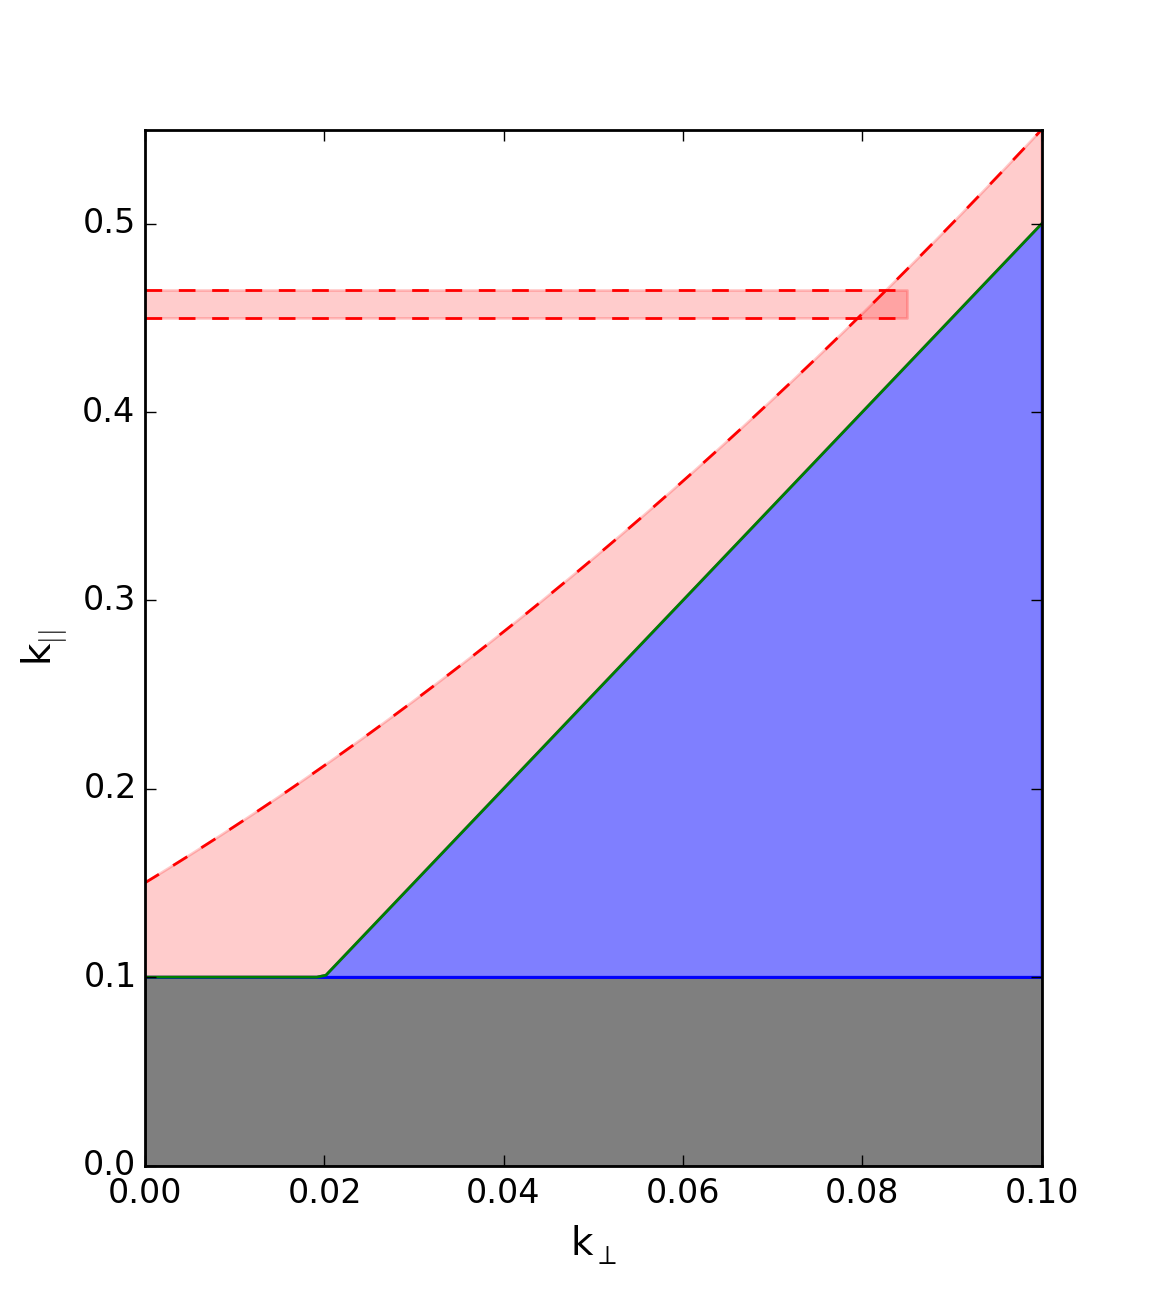

Reproduce this figure in Python.
import matplotlib.pyplot as plt
import numpy as np

kperp = np.logspace(-3,-1,100)
kperp = np.linspace(0,.1,100)
kzero = np.zeros(len(kperp))
kflat = np.ones(len(kperp))*0.1
plt.plot(kperp,kflat)
plt.fill_between(kperp,kzero,kflat,color='k',alpha='0.5')

khoriz = 5.0*kperp
g = np.where(khoriz < max(kflat))
khoriz[g] = max(kflat)
plt.plot(kperp,khoriz)
plt.fill_between(kperp,kflat,khoriz,color='b',alpha='0.5')
#1ksys = khoriz + 0.05 + 1.1e-3/(kperp+1e-4)
#1ksys[g] = ksys[g[0][-1]+1]*np.ones(len(g[0]))
#2ksys = 4.1*(kperp+0.00) + 0.15
x = [0.0,0.01,0.09]
y = [0.15, 0.18, 0.50]
num = (y[2]-y[0]) - (y[1]-y[0])*(x[2]**2-x[0]**2)/(x[1]**2-x[0]**2)
den = (x[2]-x[0]) - (x[1]-x[0])*(x[2]**2-x[0]**2)/(x[1]**2-x[0]**2)
B = num/den
A = (y[1]-y[0] - B*(x[1]-x[0]))/(x[1]**2-x[0]**2)
C = y[0] - A*x[0]**2 - B*x[0]
ksys = A*kperp**2 + B*kperp + C
plt.plot(kperp,ksys,'r--')
plt.fill_between(kperp,khoriz,ksys,color='r',alpha='0.2')
plt.axis([0.0,0.1,.0,.55])
plt.xlabel(r'k$_\perp$',fontsize=14)
plt.ylabel(r'k$_{||}$',fontsize=14)

#cables
kperp_cables = [0,0.085]
kpam = 0.45
kpar_cables1 = [kpam,kpam]
plt.plot(kperp_cables,kpar_cables1,'r--')
kpam = 0.465
kpar_cables2 = [kpam,kpam]
plt.plot(kperp_cables,kpar_cables2,'r--')
plt.fill_between(kperp_cables,kpar_cables1,kpar_cables2,color='r',alpha='0.2')
